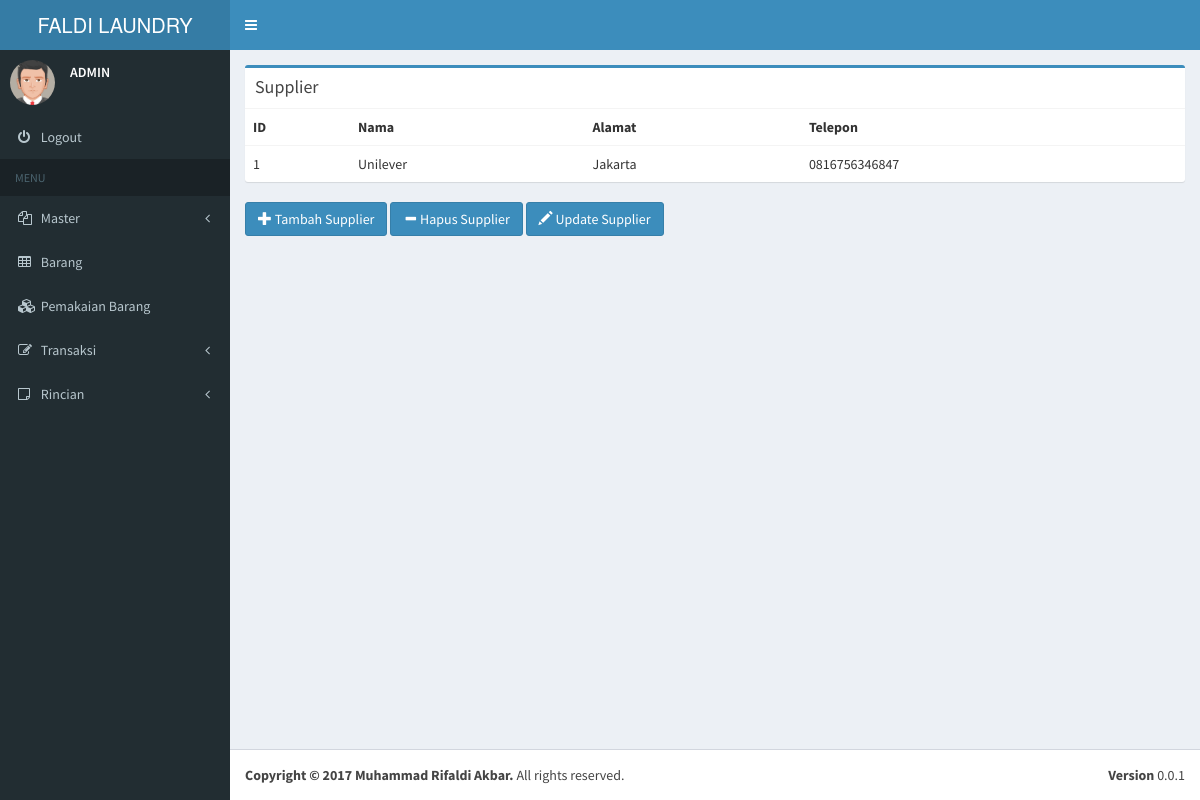
Screenshot of /Aplikasi/laundry/index.php?pages=supplier (signed in) with the database file from the repository.
### tables this page shows
CREATE TABLE `supplier` (
  `IDSupplier` int(5) NOT NULL,
  `NmSupplier` varchar(50) NOT NULL,
  `AlmtSupplier` varchar(50) NOT NULL,
  `TelpSupplier` varchar(20) NOT NULL
);

### Aplikasi/laundry/pages/supplier.php (the view, shortened to what this page needs)
<div class="row">
            <div class="col-xs-12">
              <div class="box box-primary">
                <div class="box-header">
                  <h3 class="box-title">Supplier</h3>
                </div>
                <div class="box-body table-responsive no-padding">
                  <table class="table table-hover">
                    <tr>
                      <th>ID</th>
                      <th>Nama</th>
                      <th>Alamat</th>
                      <th>Telepon</th>
                    </tr>
					<?php
					include('koneksi.php');
					$query = mysqli_query($connection, 'SELECT * FROM supplier');
					if($query)
					{
						while($row = mysqli_fetch_row($query))
						{
							?>
							<tr>
							<td><?php echo $row[0]; ?></td>
							<td><?php echo $row[1]; ?></td>
							<td><?php echo $row[2]; ?></td>
							<td><?php echo $row[3]; ?></td>
							</tr>
							<?php
						}
					}
					?>
                  </table>
                </div>
              </div>
			  <a class="btn btn-primary" href="?pages=tambahsupplier"><span class="glyphicon glyphicon-plus"></span> Tambah Supplier</a>
			  <a class="btn btn-primary" href="?pages=hapussupplier"><span class="glyphicon glyphicon-minus"></span> Hapus Supplier</a>
			  <a class="btn btn-primary" href="?pages=updatesupplier"><span class="glyphicon glyphicon-pencil"></span> Update Supplier</a>
            </div>
          </div>

### rows the page displays
supplier: IDSupplier "1", NmSupplier "Unilever", AlmtSupplier "Jakarta", TelpSupplier "0816756346847"

### other values shown
$_SESSION['username'] "ADMIN"
